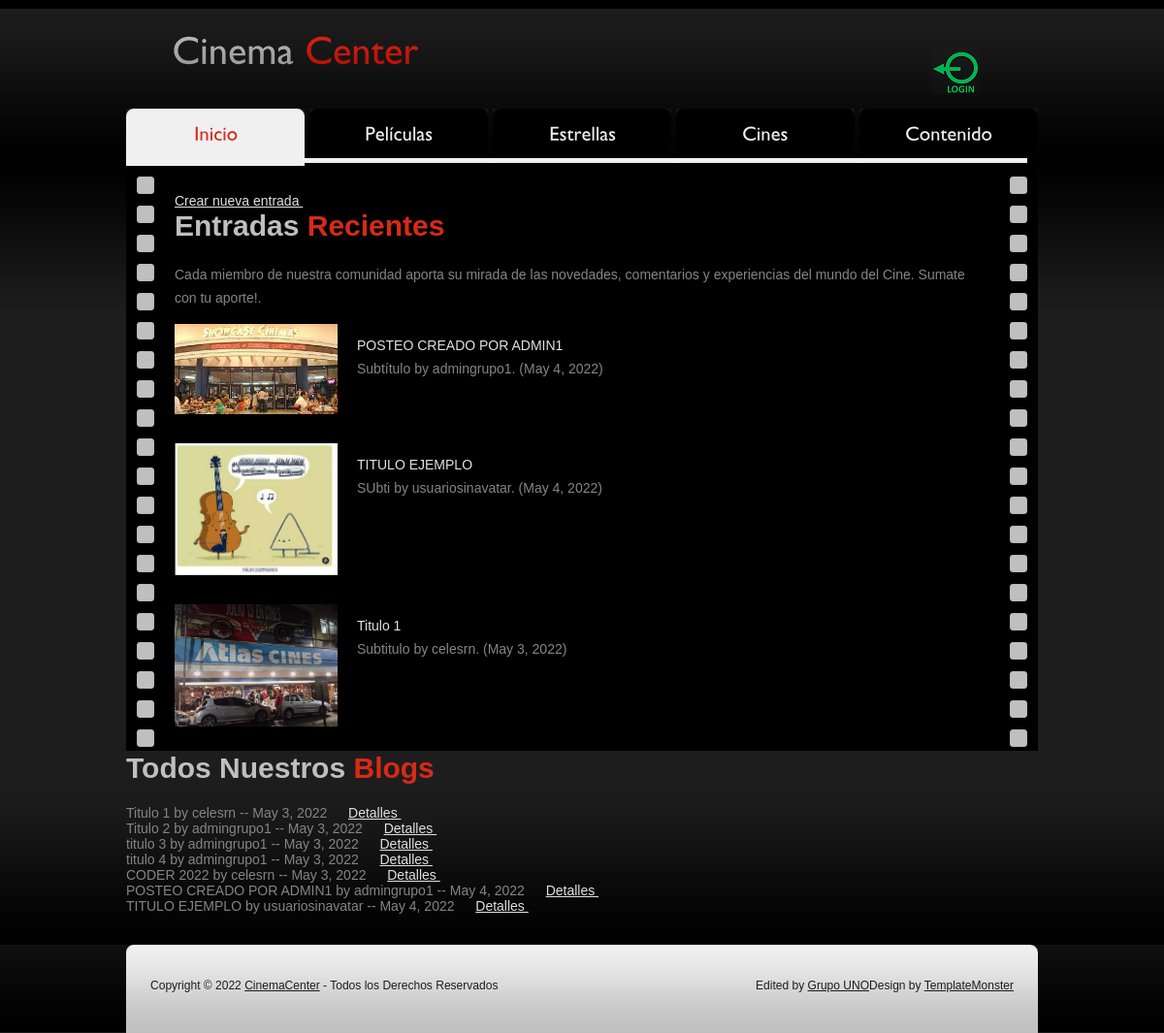
/cineproyecto/pages/, run on the app's committed database.
### cineproyecto/models.py (models this page shows, shortened)
class Blogs(models.Model):
    title = models.CharField("Título",max_length=30)
    subtitle = models.CharField("Subtítulo",max_length=60)
    body = models.TextField("Contenido",max_length=300)
    date = models.DateField("Creación")
    img = models.ImageField(verbose_name="Imagen", upload_to='img/', height_field=None, width_field=None, max_length=100, blank=True)
    author = models.ForeignKey(User, on_delete=models.CASCADE)
    aprove = models.BooleanField(default="False",verbose_name="Aprobar")
    class Meta:
        verbose_name = "Entrada"
        verbose_name_plural = "Blogs"
        ordering = ["-date"]

### cineproyecto/views.py (the view)
# urls.py: path('pages/', Allbloglist.as_view(), name="AllPages"),
class Allbloglist (ListView):
    model = Blogs
    template_name = "all-blogs-list.html"
    def get_queryset(self):
        return Blogs.objects.order_by('date')
    def get_context_data(self,**kwargs):
        context = super(Allbloglist,self).get_context_data(**kwargs)
        context['lastblogs'] = Blogs.objects.filter(aprove=True).order_by("-date")[:3]
        return context

### cineproyecto/templates/all-blogs-list.html (shortened to what this page needs)
{% extends 'main-template.html' %}
{% block contenido %}
<div class="tail-top">
  <div class="tail-bottom">
    <div id="main">
      <div id="content">
        <div class="line-hor"></div>
        <div class="box">
          <div class="border-right">
            <div class="border-left">
              <div class="inner">
                <a href='{% url "BlogCreation" %}'>Crear nueva entrada </a> &emsp;
                <h3>Entradas <span>Recientes</span></h3>
                <p>Cada miembro de nuestra comunidad aporta su mirada de las novedades, comentarios y experiencias del mundo del Cine. Sumate con tu aporte!.</p>
                  <ul class="list">
                    {% for last in lastblogs %}
                      <li><img src="{{last.img.url}}" style= "max-width:20%; height:auto;" /><a href='{% url "BlogDetail" last.id %}'>{{last.title}}</a><br />
                      {{last.subtitle}} by {{last.author}}. ({{last.date}})</li>
                    {% endfor %}
                  </div>
                </div>
            </div>
          </div>
        </div>
        <div class="content">
          <h3>Todos Nuestros <span>Blogs</span></h3>
          <ul>
            {% for blog in object_list %}
              {% if blog.aprove == True %}
              <li>{{blog.title}} by {{blog.author}} -- {{blog.date}} &emsp;
              <a href='{% url "BlogDetail" blog.id %}'> Detalles </a>&emsp;
              </li>
              {% endif %}
            {% endfor %}
          </ul>
          <br><br>
        </div>
      </div>
     </div>
  </div>
 {% endblock contenido%}

### cineproyecto/static/cineproyecto/css/style.css (style rules this page uses)
* { margin:0; padding:0; }
html, body { min-width:940px; }
body { background:#000; font-family:Arial, Helvetica, sans-serif; font-size:100%; line-height:1em; color:#858585; }
p { margin:0; padding:0; }
img { border:0; vertical-align:top; text-align:left; }
ul, ol { list-style:none; }
#main { width:940px; margin:0 auto; font-size:0.875em; }
.tail-top { background:url(../images/tail-top.gif) left top repeat-x #1d1d1d; }
.tail-bottom { background:url(../images/tail-bottom.gif) left bottom repeat-x; }
.list { margin-top:-30px; }
.list li { width:100%; overflow:hidden; vertical-align:top; line-height:1.714em; padding-top:40px; }
.list li img { float:left; margin:-10px 20px 0 0; }
.list li a { text-decoration:none; }
p { margin-bottom:15px; line-height:1.714em; }
a { color:#e1e1e1; outline:none; }
h3 { font-size:30px; line-height:1.2em; color:#bfbfbf; margin-bottom:20px; }
h3 span { color:#d72a18; }
.line-hor { overflow:hidden; font-size:0; line-height:0; width:918px; height:8px; margin-left:11px; background:url(../images/line-hor.gif) repeat-x left top; z-index:1; position:relative; }
.box { background:#000; width:100%; margin-top:-3px; }
.box .border-left { background:url(../images/border-left.gif) repeat-y left top; }
.box .border-right { background:url(../images/border-right.gif) repeat-y right top; }
.box .inner { padding:28px 50px 25px 50px; }
#page1 #content .box { margin:0; }
a { outline:none; }

### data on the page
Blogs: img (picture), title "POSTEO CREADO POR ADMIN1", subtitle "Subtítulo", author "admingrupo1", date "May 4, 2022"
Blogs: img (picture), title "TITULO EJEMPLO", subtitle "SUbti", author "usuariosinavatar", date "May 4, 2022"
Blogs: img (picture), title "Titulo 1", subtitle "Subtitulo", author "celesrn", date "May 3, 2022"
Blogs: title "Titulo 2", author "admingrupo1", date "May 3, 2022"
Blogs: title "titulo 3", author "admingrupo1", date "May 3, 2022"
Blogs: title "titulo 4", author "admingrupo1", date "May 3, 2022"
Blogs: title "CODER 2022", author "celesrn", date "May 3, 2022"
